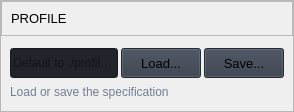
                        <widget class="QFrame" name="row_1">
                         <property name="frameShape">
                          <enum>QFrame::StyledPanel</enum>
                         </property>
                         <property name="frameShadow">
                          <enum>QFrame::Raised</enum>
                         </property>
                         <layout class="QVBoxLayout" name="verticalLayout_16">
                          <property name="spacing">
                           <number>0</number>
                          </property>
                          <property name="leftMargin">
                           <number>0</number>
                          </property>
                          <property name="topMargin">
                           <number>0</number>
                          </property>
                          <property name="rightMargin">
                           <number>0</number>
                          </property>
                          <property name="bottomMargin">
                           <number>0</number>
                          </property>
                          <item>
                           <widget class="QFrame" name="frame_div_content_1">
                            <property name="minimumSize">
                             <size>
                              <width>0</width>
                              <height>110</height>
                             </size>
                            </property>
                            <property name="maximumSize">
                             <size>
                              <width>16777215</width>
                              <height>110</height>
                             </size>
                            </property>
                            <property name="frameShape">
                             <enum>QFrame::NoFrame</enum>
                            </property>
                            <property name="frameShadow">
                             <enum>QFrame::Raised</enum>
                            </property>
                            <layout class="QVBoxLayout" name="verticalLayout_17">
                             <property name="spacing">
                              <number>0</number>
                             </property>
                             <property name="leftMargin">
                              <number>0</number>
                             </property>
                             <property name="topMargin">
                              <number>0</number>
                             </property>
                             <property name="rightMargin">
                              <number>0</number>
                             </property>
                             <property name="bottomMargin">
                              <number>0</number>
                             </property>
                             <item>
                              <widget class="QFrame" name="frame_title_wid_1">
                               <property name="maximumSize">
                                <size>
                                 <width>16777215</width>
                                 <height>35</height>
                                </size>
                               </property>
                               <property name="frameShape">
                                <enum>QFrame::StyledPanel</enum>
                               </property>
                               <property name="frameShadow">
                                <enum>QFrame::Raised</enum>
                               </property>
                               <layout class="QVBoxLayout" name="verticalLayout_18">
                                <item>
                                 <widget class="QLabel" name="labelBoxBlenderInstalation">
                                  <property name="font">
                                   <font>
                                    <family>Segoe UI</family>
                                    <pointsize>10</pointsize>
                                    <italic>false</italic>
                                    <bold>false</bold>
                                   </font>
                                  </property>
                                  <property name="styleSheet">
                                   <string notr="true"/>
                                  </property>
                                  <property name="text">
                                   <string>PROFILE</string>
                                  </property>
                                 </widget>
                                </item>
                               </layout>
                              </widget>
                             </item>
                             <item>
                              <widget class="QFrame" name="frame_content_wid_1">
                               <property name="frameShape">
                                <enum>QFrame::NoFrame</enum>
                               </property>
                               <property name="frameShadow">
                                <enum>QFrame::Raised</enum>
                               </property>
                               <layout class="QVBoxLayout" name="verticalLayout_28">
                                <property name="spacing">
                                 <number>3</number>
                                </property>
                                <item>
                                 <layout class="QHBoxLayout" name="horizontalLayout_9">
                                  <item>
                                   <widget class="QLineEdit" name="le_profile_file">
                                    <property name="minimumSize">
                                     <size>
                                      <width>0</width>
                                      <height>30</height>
                                     </size>
                                    </property>
                                    <property name="styleSheet">
                                     <string notr="true">background-color: rgb(33, 37, 43);</string>
                                    </property>
                                    <property name="text">
                                     <string/>
                                    </property>
                                    <property name="readOnly">
                                     <bool>true</bool>
                                    </property>
                                    <property name="placeholderText">
                                     <string>Default to ./profile.json</string>
                                    </property>
                                   </widget>
                                  </item>
                                  <item>
                                   <widget class="QPushButton" name="pb_load_profile">
                                    <property name="sizePolicy">
                                     <sizepolicy hsizetype="Preferred" vsizetype="Fixed">
                                      <horstretch>0</horstretch>
                                      <verstretch>0</verstretch>
                                     </sizepolicy>
                                    </property>
                                    <property name="minimumSize">
                                     <size>
                                      <width>75</width>
                                      <height>30</height>
                                     </size>
                                    </property>
                                    <property name="font">
                                     <font>
                                      <family>Segoe UI</family>
                                      <pointsize>10</pointsize>
                                      <italic>false</italic>
                                      <bold>false</bold>
                                     </font>
                                    </property>
                                    <property name="cursor">
                                     <cursorShape>PointingHandCursor</cursorShape>
                                    </property>
                                    <property name="styleSheet">
                                     <string notr="true">background-color: rgb(52, 59, 72);</string>
                                    </property>
                                    <property name="text">
                                     <string>Load...</string>
                                    </property>
                                    <property name="icon">
                                     <iconset resource="resources.qrc">
                                      <normaloff>:/icons/images/icons/cil-folder-open.png</normaloff>:/icons/images/icons/cil-folder-open.png</iconset>
                                    </property>
                                   </widget>
                                  </item>
                                  <item>
                                   <widget class="QPushButton" name="pb_save_profile">
                                    <property name="sizePolicy">
                                     <sizepolicy hsizetype="Preferred" vsizetype="Fixed">
                                      <horstretch>0</horstretch>
                                      <verstretch>0</verstretch>
                                     </sizepolicy>
                                    </property>
                                    <property name="minimumSize">
                                     <size>
                                      <width>75</width>
                                      <height>30</height>
                                     </size>
                                    </property>
                                    <property name="font">
                                     <font>
                                      <family>Segoe UI</family>
                                      <pointsize>10</pointsize>
                                      <italic>false</italic>
                                      <bold>false</bold>
                                     </font>
                                    </property>
                                    <property name="cursor">
                                     <cursorShape>PointingHandCursor</cursorShape>
                                    </property>
                                    <property name="styleSheet">
                                     <string notr="true">background-color: rgb(52, 59, 72);</string>
                                    </property>
                                    <property name="text">
                                     <string>Save...</string>
                                    </property>
                                    <property name="icon">
                                     <iconset resource="resources.qrc">
                                      <normaloff>:/icons/images/icons/cil-save.png</normaloff>:/icons/images/icons/cil-save.png</iconset>
                                    </property>
                                   </widget>
                                  </item>
                                 </layout>
                                </item>
                                <item>
                                 <widget class="QLabel" name="labelVersion_4">
                                  <property name="sizePolicy">
                                   <sizepolicy hsizetype="Preferred" vsizetype="Fixed">
                                    <horstretch>0</horstretch>
                                    <verstretch>0</verstretch>
                                   </sizepolicy>
                                  </property>
                                  <property name="minimumSize">
                                   <size>
                                    <width>0</width>
                                    <height>15</height>
                                   </size>
                                  </property>
                                  <property name="maximumSize">
                                   <size>
                                    <width>16777215</width>
                                    <height>15</height>
                                   </size>
                                  </property>
                                  <property name="styleSheet">
                                   <string notr="true">color: rgb(113, 126, 149);</string>
                                  </property>
                                  <property name="lineWidth">
                                   <number>1</number>
                                  </property>
                                  <property name="text">
                                   <string>Load or save the specification</string>
                                  </property>
                                  <property name="alignment">
                                   <set>Qt::AlignLeading|Qt::AlignLeft|Qt::AlignVCenter</set>
                                  </property>
                                 </widget>
                                </item>
                               </layout>
                              </widget>
                             </item>
                            </layout>
                           </widget>
                          </item>
                         </layout>
                        </widget>
